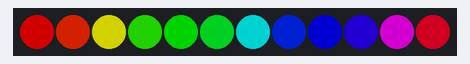
A sketch run on a simulated Arduino Mega 2560, built with avr-gcc and run on an emulated ATmega2560. Shown: 12 RGB LEDs in strip order, left to right. Dim RGB values are drawn brighter than linear.

Above: at 0.02 s.
At 1.66 s:
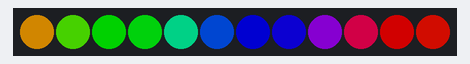
At 3.44 s:
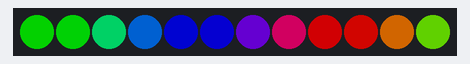
At 6.18 s:
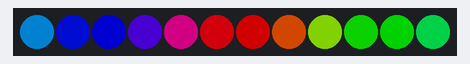
At 9.2 s:
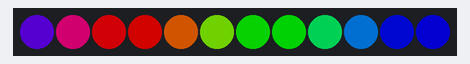
At 12.35 s:
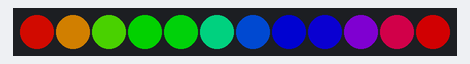

The sketch:

RainbowCycle.ino
```cpp
// (licence header left out)
#include <Adafruit_NeoPixel.h>

#define LED_PIN     6
#define NUM_LEDS    12
#define BRIGHTNESS  120

Adafruit_NeoPixel strip(NUM_LEDS, LED_PIN, NEO_GRB + NEO_KHZ800);

void setup() {
  strip.begin();
  strip.setBrightness(BRIGHTNESS);
  strip.show();
}

void loop() {
  rainbowHSV(30);
}

void rainbowHSV(uint8_t wait) {
  static uint16_t startHue = 0;

  for (int i = 0; i < strip.numPixels(); i++) {
    // Spread hue evenly across strip
    uint16_t hue = startHue + (i * 65536L / strip.numPixels());

    // HSV: hue (0–65535), sat (0–255), value (0–255)
    uint32_t color = strip.gamma32(strip.ColorHSV(hue, 255, 255));

    strip.setPixelColor(i, color);
  }

  strip.show();
  delay(wait);
  startHue += 256;
}
```

Measured:
- by itself, everything shown: repeats every 11.7 s, in 256 steps
